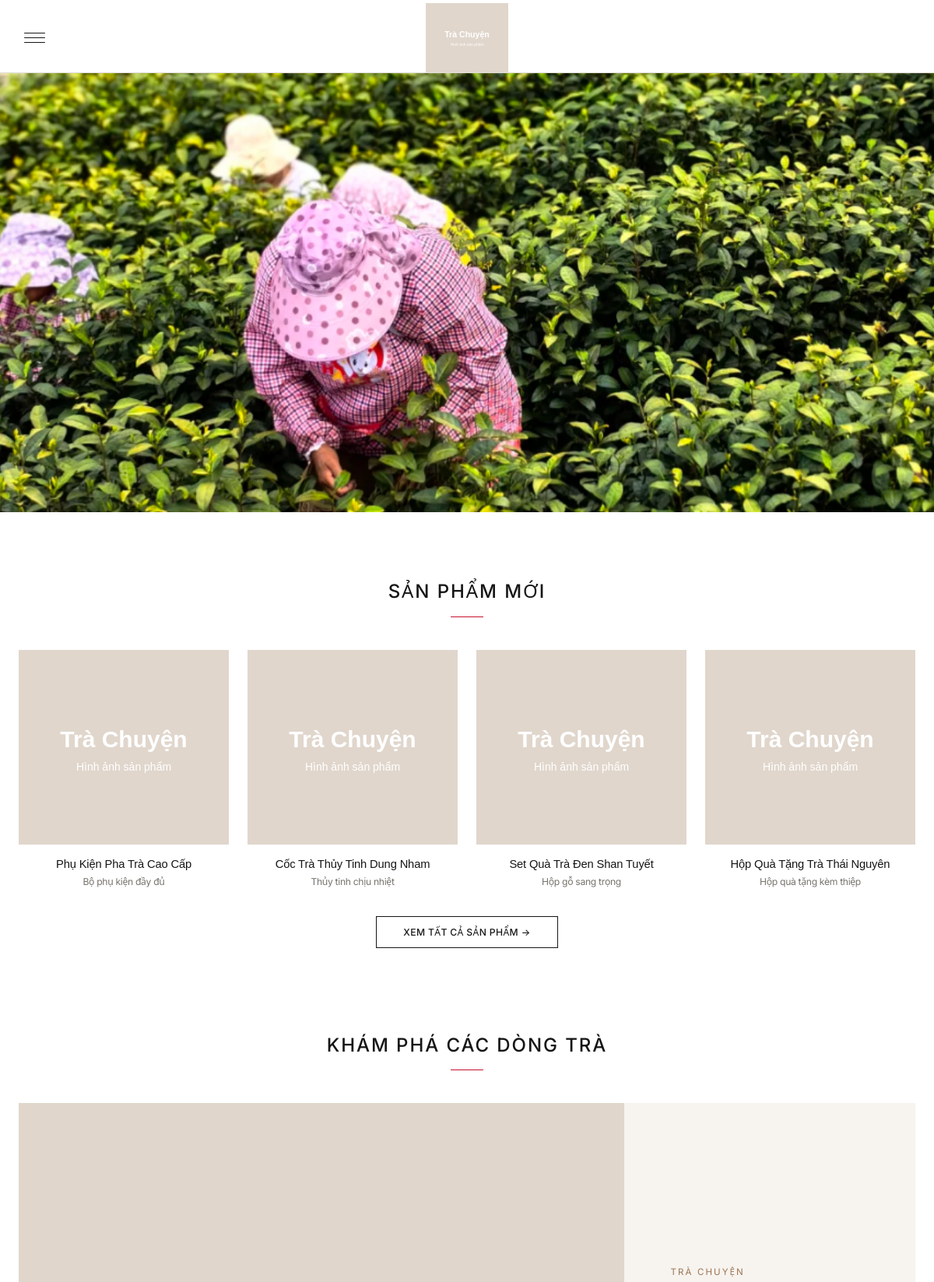
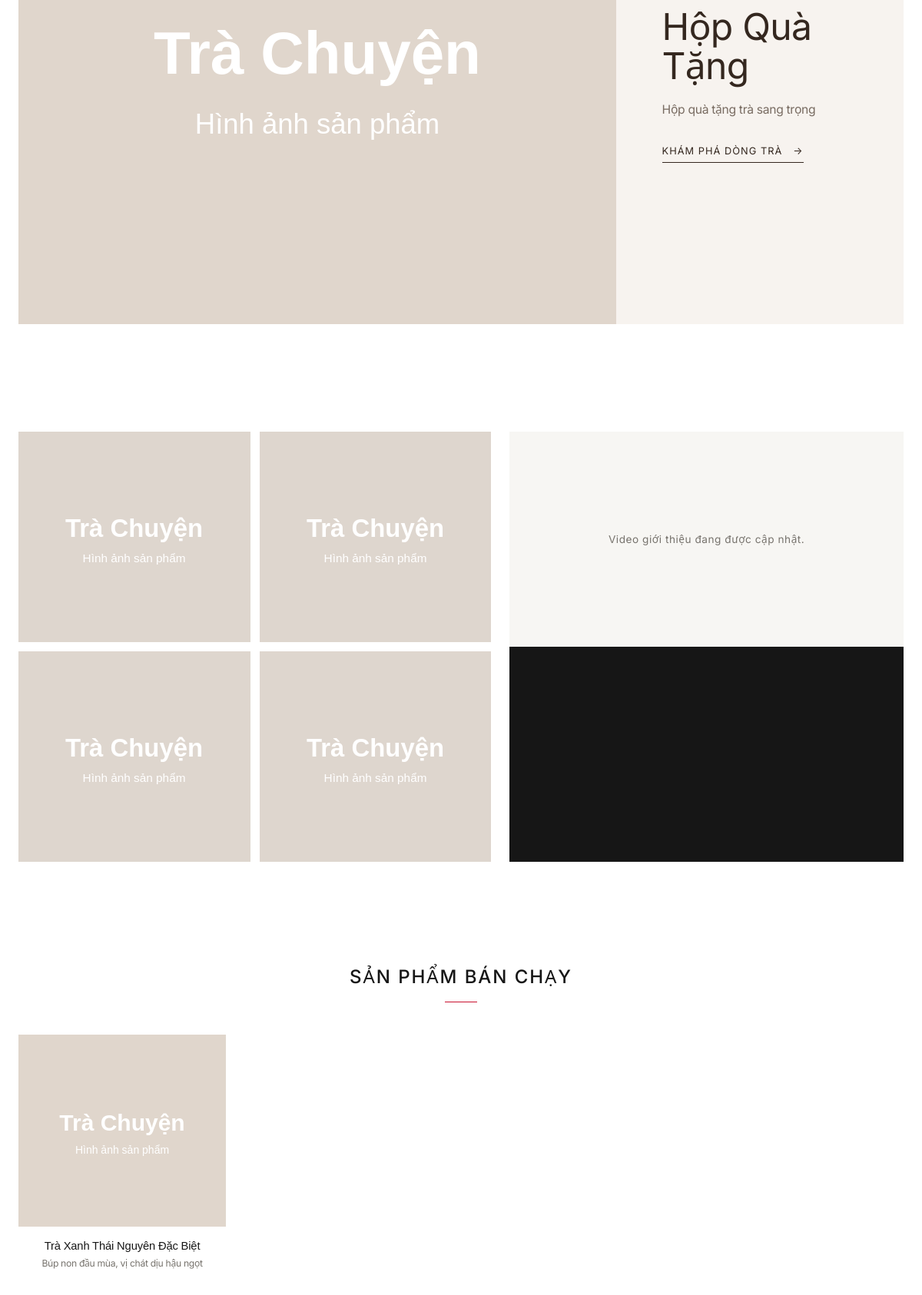
The page / (upper part) on the database its author committed (2 pictures, top to bottom).
### tables this page shows
CREATE TABLE IF NOT EXISTS products (
  id int NOT NULL AUTO_INCREMENT,
  code varchar(50) DEFAULT NULL COMMENT 'Mã sản phẩm',
  search_key varchar(500) DEFAULT NULL COMMENT 'Từ khóa tìm kiếm không dấu',
  category_id int DEFAULT NULL COMMENT 'ID danh mục, có thể để trống',
  name varchar(255) NOT NULL COMMENT 'Tên sản phẩm',
  slug varchar(255) NOT NULL COMMENT 'Đường dẫn thân thiện',
  description text COMMENT 'Mô tả chi tiết',
  short_description varchar(500) DEFAULT NULL COMMENT 'Mô tả ngắn',
  price decimal(15,2) NOT NULL COMMENT 'Giá hiện tại',
  old_price decimal(15,2) DEFAULT NULL COMMENT 'Giá cũ (để hiển thị giảm giá)',
  badge enum('hot','sale','new','') DEFAULT '' COMMENT 'Nhãn dán: Hot, Sale, Mới',
  image_url varchar(255) DEFAULT NULL COMMENT 'Ảnh đại diện',
  rating_avg decimal(2,1) DEFAULT 0.0 COMMENT 'Điểm đánh giá trung bình',
  review_count int DEFAULT 0 COMMENT 'Tổng số lượt đánh giá',
  is_best_seller tinyint(1) DEFAULT 0 COMMENT 'Sản phẩm bán chạy',
  stock_quantity int DEFAULT 0 COMMENT 'Số lượng tồn kho',
  capacity int DEFAULT NULL COMMENT 'Dung tích (ml)',
  is_active tinyint(1) DEFAULT 1 COMMENT 'Trạng thái hoạt động',
  views int DEFAULT 0 COMMENT 'Số lượt xem',
  created_at timestamp NULL DEFAULT CURRENT_TIMESTAMP,
  updated_at timestamp NULL DEFAULT CURRENT_TIMESTAMP ON UPDATE CURRENT_TIMESTAMP,
  PRIMARY KEY (id),
  UNIQUE KEY slug (slug),
  UNIQUE KEY uk_products_code (code),
  KEY category_id (category_id),
  CONSTRAINT products_ibfk_1 FOREIGN KEY (category_id) REFERENCES categories (id) ON DELETE SET NULL
);

CREATE TABLE IF NOT EXISTS categories (
  id int NOT NULL AUTO_INCREMENT,
  name varchar(255) NOT NULL COMMENT 'Tên danh mục',
  slug varchar(255) NOT NULL COMMENT 'Đường dẫn thân thiện',
  description text COMMENT 'Mô tả danh mục',
  image_url varchar(255) DEFAULT NULL COMMENT 'Ảnh đại diện',
  parent_id int DEFAULT NULL COMMENT 'Danh mục cha (NULL = cấp 1)',
  is_active tinyint(1) DEFAULT 1 COMMENT 'Trạng thái hoạt động',
  sort_order int DEFAULT 0 COMMENT 'Thứ tự hiển thị',
  created_at timestamp NULL DEFAULT CURRENT_TIMESTAMP,
  updated_at timestamp NULL DEFAULT CURRENT_TIMESTAMP ON UPDATE CURRENT_TIMESTAMP,
  PRIMARY KEY (id),
  UNIQUE KEY slug (slug),
  KEY parent_id (parent_id),
  CONSTRAINT categories_ibfk_1 FOREIGN KEY (parent_id) REFERENCES categories (id) ON DELETE SET NULL
);

### config/db.php (called while the page is built, shortened)
<?php
function db(): PDO
{
    static $pdo = null;
    if ($pdo === null) {
        $dsn = 'mysql:host=' . DB_HOST . ';dbname=' . DB_NAME . ';charset=' . DB_CHARSET;
        try {
            $pdo = new PDO($dsn, DB_USER, DB_PASS, [
                PDO::ATTR_ERRMODE            => PDO::ERRMODE_EXCEPTION,
                PDO::ATTR_DEFAULT_FETCH_MODE => PDO::FETCH_ASSOC,
                PDO::ATTR_EMULATE_PREPARES   => false,
            ]);
        } catch (PDOException $e) {
            error_log('Database connection failed: ' . $e->getMessage());
            http_response_code(500);
            die('Máy chủ đang gặp sự cố. Vui lòng thử lại sau.');
        }
    }
    return $pdo;
}
function e(?string $value): string
{
    return htmlspecialchars((string)$value, ENT_QUOTES, 'UTF-8');
}
function url(string $path): string
{
    return BASE_URL . $path;
}
function categoryPageUrl(string $slug): string
{
    $all = function_exists('getAllCategories') ? getAllCategories(true) : [];
    $categories = $all;
    $cat = null;
    foreach ($categories as $c) {
        if ($c['slug'] === $slug) {
            $cat = $c;
            break;
        }
    }
    $root = $cat !== null ? categoryRoot((int)$cat['id'], $categories) : null;
    $rootSlug = $root['slug'] ?? '';
    $map = rootPageMap();
    if (isset($map[$rootSlug])) {
        $file = $map[$rootSlug]['file'];
        return $rootSlug === $slug
            ? $file
            : $file . '?category=' . urlencode($slug);
    }
    return 'product.php?category=' . urlencode($slug);
}
function categoryImage(?string $imageUrl): string
{
    $placeholder = url('/img/placeholder.svg');
    if (str_starts_with($imageUrl, '/') || str_starts_with($imageUrl, 'img/')) {
        $path = __DIR__ . '/..' . ($imageUrl[0] === '/' ? $imageUrl : '/' . $imageUrl);
        if (!file_exists($path)) {
            return $placeholder;
        }
    }
    return url('/' . ltrim($imageUrl, '/'));
}
function productImage(?string $imageUrl): string
{
    $placeholder = url('/img/placeholder.svg');
    $imageUrl = trim((string)$imageUrl);
    if ($imageUrl === '' || str_contains($imageUrl, 'via.placeholder.com')) {
        return $placeholder;
    }
    return url('/' . ltrim($imageUrl, '/'));
}
function getSettings(): array
{
    static $cache = null;
    if ($cache === null) {
        $cache = [];
        foreach (db()->query('SELECT skey, svalue FROM settings')->fetchAll() as $row) {
            $cache[$row['skey']] = (string)$row['svalue'];
        }
    }
    return $cache;
}
function getSetting(string $key, ?string $default = null): ?string
{
    $all = getSettings();
    return (isset($all[$key]) && trim($all[$key]) !== '') ? $all[$key] : $default;
}

### admin/product/model.php (called while the page is built, shortened)
<?php
function getAllCategories(bool $includeInactive = false): array
{
    $sql = 'SELECT * FROM categories';
    if (!$includeInactive) {
        $sql .= ' WHERE is_active = 1';
    }
    $sql .= ' ORDER BY sort_order, id';
    $stmt = db()->query($sql);
    return $stmt->fetchAll();
}
function rootPageMap(): array
{
    return [
        'tra'          => ['file' => 'san-pham-tra.php', 'active' => 'products'],
        'gomsu'        => ['file' => 'khai-va-chen.php', 'active' => 'teaset'],
        'amtusa'       => ['file' => 'am-tu-sa.php',     'active' => 'teapot'],
        'hop-qua-tang' => ['file' => 'hop-qua-tang.php', 'active' => 'gift'],
    ];
}
function categoryRoot(?int $id, ?array $all = null): ?array
{
    $byId = [];
    foreach ($all as $c) {
        $byId[(int)$c['id']] = $c;
    }
    $seen = [];
    $current = $byId[$id] ?? null;
    while ($current !== null && !isset($seen[(int)$current['id']])) {
        $seen[(int)$current['id']] = true;
        $pid = $current['parent_id'] !== null ? (int)$current['parent_id'] : 0;
        if ($pid <= 0) {
            return $current;
        }
        $current = $byId[$pid] ?? null;
    }
    return $current;
}

### index.php (the view, shortened to what this page needs)
<?php
require_once __DIR__ . '/config/db.php';
require_once __DIR__ . '/admin/product/model.php';
$allCategories = getAllCategories();
$homepageCategorySlugs = ['tra', 'hop-qua-tang', 'gomsu', 'amtusa'];
$homepageCategories = [];
foreach ($homepageCategorySlugs as $homepageSlug) {
    foreach ($allCategories as $category) {
        if ($category['slug'] === $homepageSlug) {
            $homepageCategories[] = $category;
            break;
        }
    }
}
$newProducts = db()->query('SELECT p.*, c.name AS category_name, c.slug AS category_slug
                            FROM products p
                            LEFT JOIN categories c ON c.id = p.category_id
                            WHERE p.is_active = 1
                            ORDER BY p.created_at DESC, p.id DESC
                            LIMIT 5')->fetchAll();
$bestSellers = db()->query('SELECT p.*, c.name AS category_name, c.slug AS category_slug
                            FROM products p
                            LEFT JOIN categories c ON c.id = p.category_id
                            WHERE p.is_active = 1 AND p.badge = "hot"
                            ORDER BY p.rating_avg DESC, p.created_at DESC
                            LIMIT 12')->fetchAll();
$homepageVideoUrl = getSetting('homepage_video_url', '');
$homepageVideoUrl = $homepageVideoUrl ? normalizeVideoUrl($homepageVideoUrl) : '';
$homepageVideoIsFile = str_starts_with($homepageVideoUrl, 'img/videos/');
$banners = db()->query('SELECT image_url FROM banners WHERE is_active = 1 ORDER BY sort_order, id')->fetchAll(PDO::FETCH_COLUMN);
require __DIR__ . '/includes/header.php';
?>
<div class="container hero-slider-shell">
    <div class="hero-carousel" id="slider">
        <div class="slider-wrapper" id="sliderWrapper">
            <?php foreach ($banners as $i => $bannerUrl): ?>
                <div class="slide slide-<?= ($i % 5) + 1 ?>"><img src="<?= e($bannerUrl) ?>" alt=""></div>
            <?php endforeach; ?>
        </div>
    </div>
</div>
<div class="container body-container">
    <section class="section-new-products">
        <h2 class="section-title">Sản phẩm mới</h2>
        <div class="grid-6col-2row new-products-track" id="newProductsTrack">
            <?php if (!$newProducts): ?>
                <p style="grid-column:1/-1; text-align:center; color:#8d6e63; padding:30px;">Chưa có sản phẩm mới.</p>
            <?php else: foreach ($newProducts as $p): ?>
                <div class="product-item" data-id="<?= (int)$p['id'] ?>">
                    <a href="productdetal.php?id=<?= $p['id'] ?>">
                        <img src="<?= e(productImage($p['image_url'])) ?>" alt="<?= e($p['name']) ?>">
                        <h3><?= e($p['name']) ?></h3>
                        <?php if (!empty($p['short_description'])): ?>
                            <p class="product-short-description"><?= e($p['short_description']) ?></p>
                        <?php endif; ?>
                    </a>
                </div>
            <?php endforeach; endif; ?>
        </div>
        <div class="view-all">
            <a href="product.php" class="btn-view-all">Xem tất cả sản phẩm →</a>
        </div>
    </section>
    <section class="tea-category-layouts">
        <div class="section-heading-row">
            <h2 class="section-title">Khám phá các dòng trà</h2>
        </div>
        <div class="category-layout-list">
            <?php foreach ($homepageCategories as $i => $c): ?>
                <article class="category-layout<?= $i % 2 ? ' is-reversed' : '' ?>">
                    <a class="category-layout-image" href="<?= e(categoryPageUrl($c['slug'])) ?>">
                        <img src="<?= e(categoryImage($c['image_url'])) ?>" alt="<?= e($c['name']) ?>" loading="lazy">
                    </a>
                    <div class="category-layout-copy">
                        <p class="category-layout-kicker">Trà Chuyện</p>
                        <h3><?= e($c['name']) ?></h3>
                        <p><?= e($c['description'] ?: 'Những hương vị trà được tuyển chọn kỹ lưỡng, cân bằng giữa truyền thống và trải nghiệm hiện đại.') ?></p>
                        <a class="category-layout-link" href="<?= e(categoryPageUrl($c['slug'])) ?>">Khám phá dòng trà <span>→</span></a>
                    </div>
                </article>
            <?php endforeach; ?>
        </div>
    </section>
    <section class="section-gallery">
        <div class="gallery-container">
            <div class="gallery-images">
                <div class="gallery-img-item"><img src="img/placeholder.svg" alt="Ấm tử sa 1"></div>
                <div class="gallery-img-item"><img src="img/placeholder.svg" alt="Ấm tử sa 2"></div>
                <div class="gallery-img-item"><img src="img/placeholder.svg" alt="Ấm tử sa 3"></div>
                <div class="gallery-img-item"><img src="img/placeholder.svg" alt="Ấm tử sa 4"></div>
            </div>
            <div class="gallery-video">
                <div class="video-wrapper">
                    <?php if ($homepageVideoUrl): ?>
                    <?php if ($homepageVideoIsFile): ?>
                    <video controls playsinline preload="metadata" title="Video giới thiệu ấm tử sa">
                        <source src="<?= e($homepageVideoUrl) ?>">
                        Trình duyệt không hỗ trợ phát video.
                    </video>
                    <?php else: ?>
                    <iframe
                        src="<?= e($homepageVideoUrl) ?>"
                        title="Video giới thiệu ấm tử sa"
                        frameborder="0"
                        allow="accelerometer; autoplay; clipboard-write; encrypted-media; gyroscope; picture-in-picture"
                        allowfullscreen>
                    </iframe>
                    <?php endif; ?>
                    <?php else: ?>
                    <div class="video-empty">Video giới thiệu đang được cập nhật.</div>
                    <?php endif; ?>
                </div>
            </div>
        </div>
    </section>
    <section class="section-best-seller">
        <h2 class="section-title">Sản phẩm bán chạy</h2>
        <div class="grid-6col-2row best-seller-track" id="bestSellerTrack">
            <?php if (!$bestSellers): ?>
                <p style="grid-column:1/-1; text-align:center; color:#8d6e63; padding:30px;">Chưa có sản phẩm bán chạy.</p>
            <?php else: foreach ($bestSellers as $p):
                $img = productImage($p['image_url']);
                ?>
                <div class="product-item" data-id="<?= (int)$p['id'] ?>">
                    <a href="productdetal.php?id=<?= $p['id'] ?>">
                        <img src="<?= e($img) ?>" alt="<?= e($p['name']) ?>">
                        <h3><?= e($p['name']) ?></h3>
                        <?php if (!empty($p['short_description'])): ?>
                            <p class="product-short-description"><?= e($p['short_description']) ?></p>
                        <?php endif; ?>
                    </a>
                    </div>
                </div>
            <?php endforeach; endif; ?>
<?php
require __DIR__ . '/includes/footer.php';
?>

### rows shown on the page
products: name "Phụ Kiện Pha Trà Cao Cấp", short_description "Bộ phụ kiện đầy đủ"
products: name "Cốc Trà Thủy Tinh Dung Nham", short_description "Thủy tinh chịu nhiệt"
products: name "Set Quà Trà Đen Shan Tuyết", short_description "Hộp gỗ sang trọng"
products: name "Hộp Quà Tặng Trà Thái Nguyên", short_description "Hộp quà tặng kèm thiệp"
categories: name "Hộp Quà Tặng", description "Hộp quà tặng trà sang trọng"
products: name "Trà Xanh Thái Nguyên Đặc Biệt", short_description "Búp non đầu mùa, vị chát dịu hậu ngọt"
